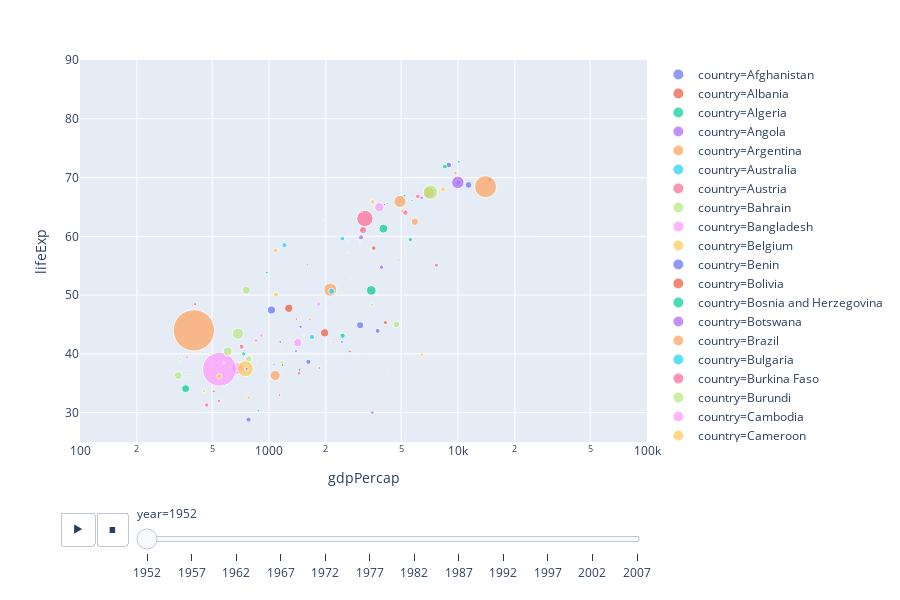

Notebook code cell kept with this figure:
### Code cell
import plotly_express as px
px.scatter(px.data.gapminder(), x="gdpPercap", y="lifeExp", animation_frame="year", animation_group="country",
           size="pop", color="country", hover_name="country", 
           log_x = True, 
           size_max=45, range_x=[100,100000], range_y=[25,90])
